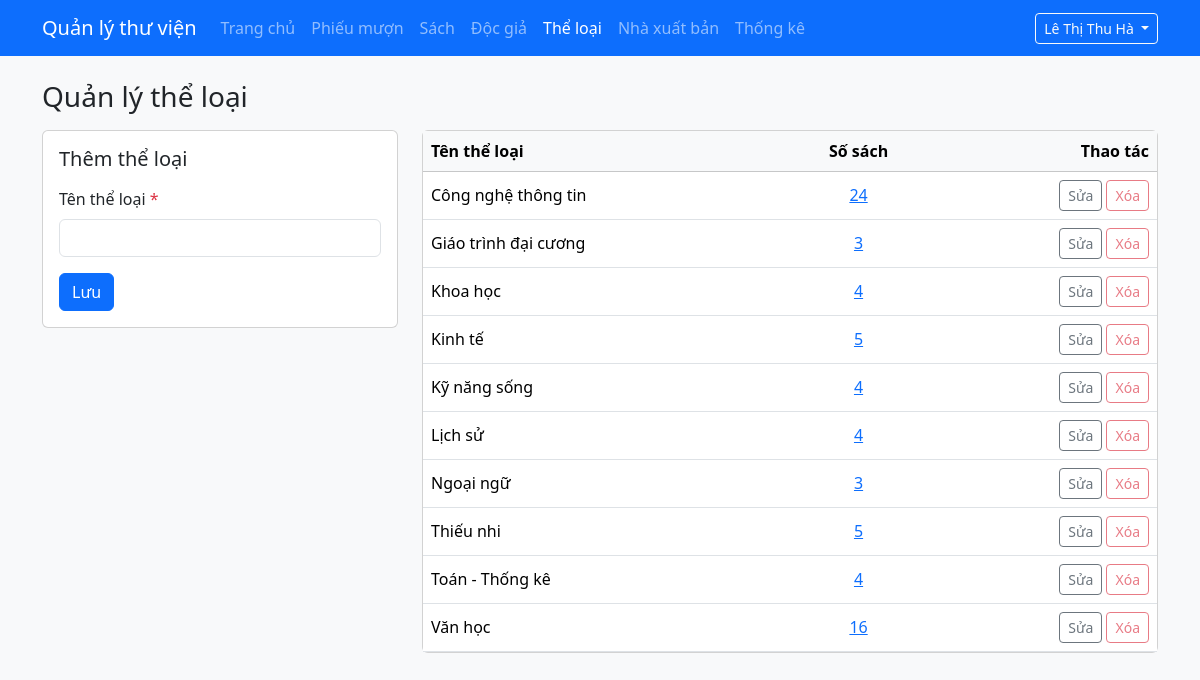
Page /admin/theloai.php (signed in) on the committed database.
### tables this page shows
CREATE TABLE theloai (
  id          INT UNSIGNED NOT NULL AUTO_INCREMENT PRIMARY KEY,
  ten_theloai VARCHAR(100) NOT NULL UNIQUE
);

### includes/helpers.php (called while the page is built, shortened)
<?php
function e($chuoi): string
{
    return htmlspecialchars((string) $chuoi, ENT_QUOTES | ENT_SUBSTITUTE, 'UTF-8');
}
function lopLoi(array $loi, string $truong): string
{
    return isset($loi[$truong]) ? ' is-invalid' : '';
}

### admin/theloai.php (the view, shortened to what this page needs)
<?php
require_once __DIR__ . '/../includes/khoi-tao-admin.php';
$idSua  = 0;
$giaTri = ['ten_theloai' => ''];
$loi    = [];
$dsTheLoai = mysqli_fetch_all(
    mysqli_query(
        $conn,
        'SELECT tl.id, tl.ten_theloai, COUNT(s.id) AS so_sach
         FROM theloai tl
         LEFT JOIN sach s ON s.id_theloai = tl.id
         GROUP BY tl.id, tl.ten_theloai
         ORDER BY tl.ten_theloai'
    ),
    MYSQLI_ASSOC
);
require __DIR__ . '/../includes/admin-dau.php';
?>
<h1 class="h3 mb-3">Quản lý thể loại</h1>
<div class="row g-4">
    <div class="col-lg-4">
        <div class="card">
            <div class="card-body">
                <h2 class="h5 mb-3"><?= $idSua > 0 ? 'Sửa thể loại' : 'Thêm thể loại' ?></h2>
                <form method="post" novalidate>
                    <div class="mb-3">
                        <label for="ten_theloai" class="form-label">Tên thể loại <span class="text-danger">*</span></label>
                        <input type="text" class="form-control<?= lopLoi($loi, 'ten_theloai') ?>" id="ten_theloai"
                               name="ten_theloai" value="<?= e($giaTri['ten_theloai']) ?>" maxlength="100">
                    </div>
                    <div class="d-flex gap-2">
                        <button type="submit" class="btn btn-primary">Lưu</button>
                    </div>
                </form>
            </div>
        </div>
    </div>
    <div class="col-lg-8">
        <div class="card">
            <div class="table-responsive">
                <table class="table table-hover align-middle mb-0">
                    <thead class="table-light">
                        <tr>
                            <th>Tên thể loại</th>
                            <th class="text-center">Số sách</th>
                            <th class="text-end">Thao tác</th>
                        </tr>
                    </thead>
                    <tbody>
                    <?php foreach ($dsTheLoai as $theLoai): ?>
                        <tr<?= ((int) $theLoai['id'] === $idSua) ? ' class="table-active"' : '' ?>>
                            <td><?= e($theLoai['ten_theloai']) ?></td>
                            <td class="text-center">
                                <?php if ((int) $theLoai['so_sach'] > 0): ?>
                                    <a href="sach.php?theloai=<?= (int) $theLoai['id'] ?>"><?= (int) $theLoai['so_sach'] ?></a>
                                <?php else: ?>
                                    0
                                <?php endif; ?>
                            </td>
                            <td class="text-end text-nowrap">
                                <a href="theloai.php?sua=<?= (int) $theLoai['id'] ?>" class="btn btn-sm btn-outline-secondary">Sửa</a>
                                <form method="post" class="d-inline" onsubmit="return confirm('Xóa thể loại này?');">
                                    <?php if ((int) $theLoai['so_sach'] > 0): ?>
                                        <button type="button" class="btn btn-sm btn-outline-danger" disabled
                                                title="Còn sách thuộc thể loại này">Xóa</button>
                                    <?php else: ?>
                                        <button type="submit" class="btn btn-sm btn-outline-danger">Xóa</button>
                                    <?php endif; ?>
                                </form>
                            </td>
                        </tr>
                    <?php endforeach; ?>
                    </tbody>
                </table>
            </div>
        </div>
    </div>
</div>
<?php require __DIR__ . '/../includes/admin-cuoi.php'; ?>

### rows in the picture
theloai: ten_theloai "Công nghệ thông tin", so_sach "24"
theloai: ten_theloai "Giáo trình đại cương", so_sach "3"
theloai: ten_theloai "Khoa học", so_sach "4"
theloai: ten_theloai "Kinh tế", so_sach "5"
theloai: ten_theloai "Kỹ năng sống", so_sach "4"
theloai: ten_theloai "Lịch sử", so_sach "4"
theloai: ten_theloai "Ngoại ngữ", so_sach "3"
theloai: ten_theloai "Thiếu nhi", so_sach "5"
theloai: ten_theloai "Toán - Thống kê", so_sach "4"
theloai: ten_theloai "Văn học", so_sach "16"

### other values in the picture
$nhanVien['ho_ten'] "Lê Thị Thu Hà"
